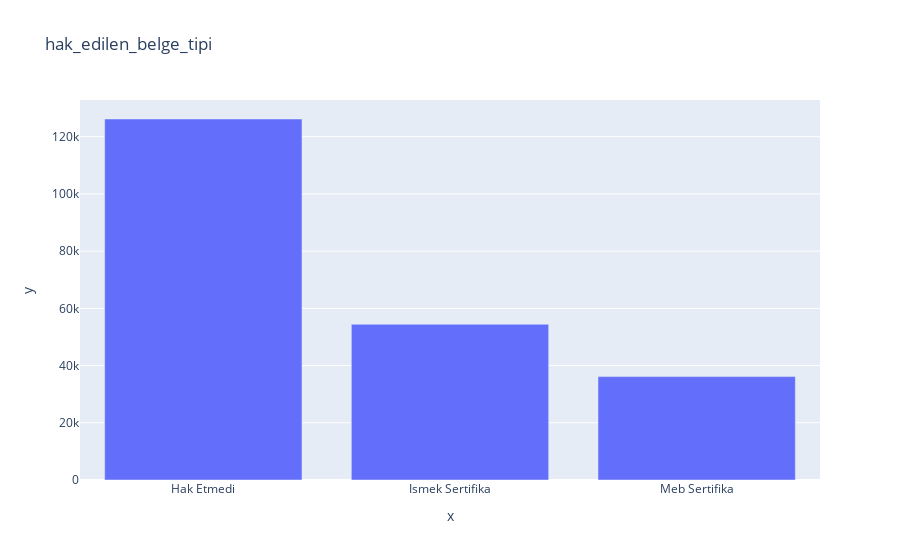

The cell this chart's notebook holds for it:
### Markdown cell above
## hak_edilen_belge_tipi

### Code cell
explore_categorical_column(df, 'hak_edilen_belge_tipi')

### Figure 1 — Plotly figure (JSON) as saved in the notebook; plotly's stock layout.template omitted (floating-point values rounded to 4 significant figures)
{"data": [{"alignmentgroup": "True", "hovertemplate": "x=%{x}<br>y=%{y}<extra></extra>", "legendgroup": "", "marker": {"color": "#636efa", "pattern": {"shape": ""}}, "name": "", "offsetgroup": "", "orientation": "v", "showlegend": false, "textposition": "auto", "type": "bar", "x": ["Hak Etmedi", "Ismek Sertifika", "Meb Sertifika"], "xaxis": "x", "y": [126184, 54446, 36135], "yaxis": "y"}], "layout": {"autosize": true, "barmode": "relative", "legend": {"tracegroupgap": 0}, "title": {"text": "hak_edilen_belge_tipi"}, "xaxis": {"anchor": "y", "autorange": true, "domain": [0, 1], "range": [-0.5, 2.5], "title": {"text": "x"}, "type": "category"}, "yaxis": {"anchor": "x", "autorange": true, "domain": [0, 1], "range": [0, 132800.0], "title": {"text": "y"}, "type": "linear"}}}
